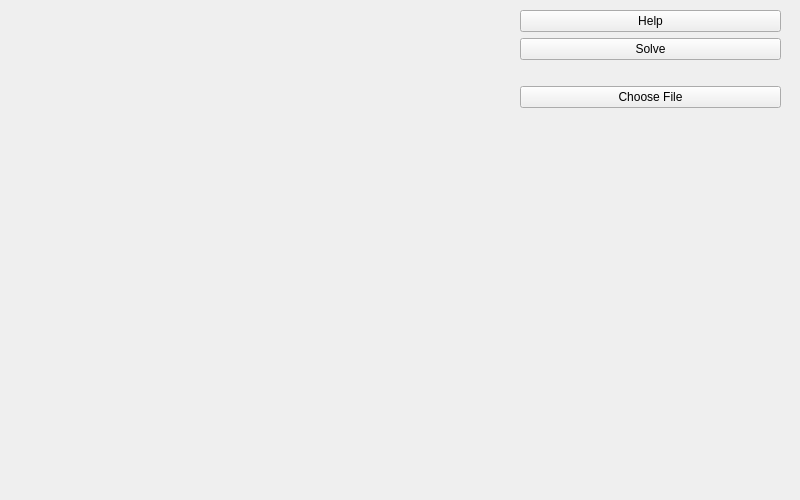
<?xml version="1.0" encoding="UTF-8"?>
<ui version="4.0">
 <class>MainWindow</class>
 <widget class="QMainWindow" name="MainWindow">
  <property name="geometry">
   <rect>
    <x>0</x>
    <y>0</y>
    <width>800</width>
    <height>500</height>
   </rect>
  </property>
  <property name="windowTitle">
   <string>MainWindow</string>
  </property>
  <property name="styleSheet">
   <string notr="true">QTableWidget {
    border: 7px solid black;
    background: #5599dd;

}</string>
  </property>
  <widget class="QWidget" name="centralwidget">
   <widget class="QWidget" name="gridLayoutWidget">
    <property name="geometry">
     <rect>
      <x>520</x>
      <y>10</y>
      <width>261</width>
      <height>551</height>
     </rect>
    </property>
    <layout class="QGridLayout" name="gridLayout">
     <item row="2" column="0">
      <spacer name="horizontalSpacer">
       <property name="orientation">
        <enum>Qt::Horizontal</enum>
       </property>
       <property name="sizeHint" stdset="0">
        <size>
         <width>40</width>
         <height>20</height>
        </size>
       </property>
      </spacer>
     </item>
     <item row="4" column="0">
      <widget class="QLabel" name="imageLabel">
       <property name="maximumSize">
        <size>
         <width>259</width>
         <height>487</height>
        </size>
       </property>
       <property name="text">
        <string/>
       </property>
      </widget>
     </item>
     <item row="1" column="0">
      <widget class="QPushButton" name="solveButton">
       <property name="text">
        <string>Solve</string>
       </property>
      </widget>
     </item>
     <item row="0" column="0">
      <widget class="QPushButton" name="helpButton">
       <property name="text">
        <string>Help</string>
       </property>
      </widget>
     </item>
     <item row="3" column="0">
      <widget class="QPushButton" name="fileButton">
       <property name="text">
        <string>Choose File</string>
       </property>
      </widget>
     </item>
    </layout>
   </widget>
  </widget>
  <widget class="QMenuBar" name="menubar">
   <property name="geometry">
    <rect>
     <x>0</x>
     <y>0</y>
     <width>800</width>
     <height>22</height>
    </rect>
   </property>
  </widget>
 </widget>
 <resources/>
 <connections/>
</ui>
